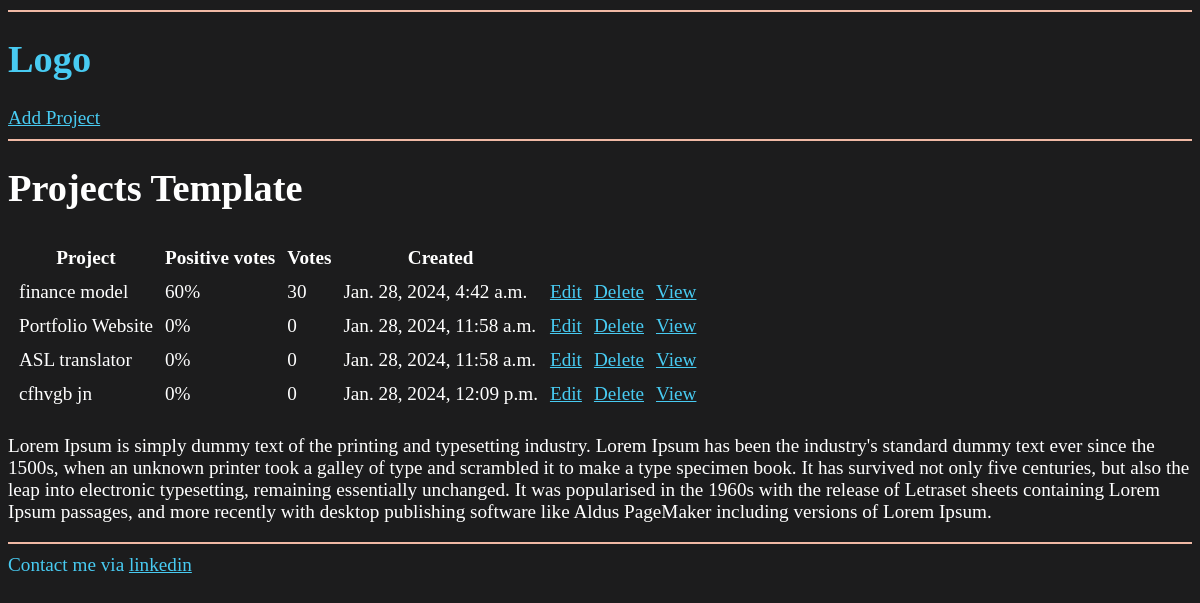
The page / on the database its author committed.
### projects/models.py (models this page shows, shortened)
class Project(models.Model):
    title = models.CharField(max_length=200)
    description = models.TextField(null=True, blank = True)
    demo_link = models.CharField(max_length=2000, blank = True)
    source_link = models.CharField(max_length=2000, null=True, blank = True)
    tags = models.ManyToManyField('Tag', blank = True)
    vote_total = models.IntegerField(default = 0, null = True, blank = True)
    vote_ratio = models.IntegerField(default = 0, null = True, blank = True,
                                     validators = [MaxValueValidator(100)])
    created = models.DateTimeField(auto_now_add=True)
    id = models.UUIDField(default=uuid.uuid4, unique=True,
                          primary_key=True, editable=False)

### projects/views.py (the view)
# urls.py: path('', views.projects, name="projects"),
def projects(request):
    projects = Project.objects.all()
    context = {'projects':projects}
    return render(request, 'projects/projects.html', context)

### projects/templates/projects/projects.html
{% extends 'main.html' %}
{% block content %}
<h1>Projects Template</h1>
<table>
    <tr>
        <th>Project</th>
        <th>Positive votes</th>
        <th>Votes</th>
        <th>Created</th>
        <th></th>
        <th></th>
    </tr>
    {% for project in projects %}
        <tr>
            <td>{{project.title}}</td>
            <td>{{project.vote_ratio}}%</td>
            <td>{{project.vote_total}}</td>
            <td>{{project.created}}</td>
            <td><a href = "{% url 'update-project' project.id %}">Edit</a></td>
            <td><a href = "{% url 'delete-project' project.id %}">Delete</a></td>
            <td><a href = "{% url 'project' project.id %}">View</a></td>
        </tr>
    {% endfor %}
</table>
<p>Lorem Ipsum is simply dummy text of the printing and typesetting industry. Lorem Ipsum has been the industry's standard dummy text ever since the 1500s, when an unknown printer took a galley of type and scrambled it to make a type specimen book. It has survived not only five centuries, but also the leap into electronic typesetting, remaining essentially unchanged. It was popularised in the 1960s with the release of Letraset sheets containing Lorem Ipsum passages, and more recently with desktop publishing software like Aldus PageMaker including versions of Lorem Ipsum.</p>
{% endblock content %}

### templates/main.html (shortened to what this page needs)
<!DOCTYPE html>
<html>
<head>
</head>
<body style="background-color: #1c1c1d; color: #fff; font-family: Cambria; font-size: larger;">
    <hr>
    {% include 'navbar.html' %}
    {% block content %}
    {% endblock content %}
    <hr>
    <pp style="color: #48cbf2">Contact me via <a href = "https://www.linkedin.com/in/pushya-jain-4546a6150/">linkedin</a> </pp>
</body>
</html>

### templates/navbar.html
<h1> <a href = "{% url 'projects' %}" class="logo-href">Logo</a></h1>
<a href = "{% url 'create-project' %}">Add Project</a>
<hr>

### templates/main.html (style rules this page uses)
:root { --tag_pad: 5px; }
hr { background-color: #f0b9a5; height: 2px; border:0 }
a:link { color:#48cbf2 }
.logo-href { text-decoration: none; color: #f0b9a5; }
table { border-spacing: 10px; }

### rows shown on the page
Project: title "finance model", vote_ratio "60", vote_total "30", created "Jan. 28, 2024, 4:42 a.m."
Project: title "Portfolio Website", vote_ratio "0", vote_total "0", created "Jan. 28, 2024, 11:58 a.m."
Project: title "ASL translator", vote_ratio "0", vote_total "0", created "Jan. 28, 2024, 11:58 a.m."
Project: title "cfhvgb jn", vote_ratio "0", vote_total "0", created "Jan. 28, 2024, 12:09 p.m."
